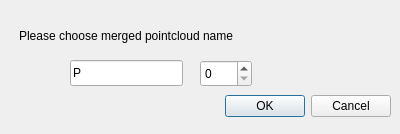
<?xml version="1.0" encoding="UTF-8"?>
<ui version="4.0">
 <class>MergeDialog</class>
 <widget class="QDialog" name="MergeDialog">
  <property name="geometry">
   <rect>
    <x>0</x>
    <y>0</y>
    <width>400</width>
    <height>134</height>
   </rect>
  </property>
  <property name="windowTitle">
   <string>Merge</string>
  </property>
  <widget class="QDialogButtonBox" name="buttonBox">
   <property name="geometry">
    <rect>
     <x>50</x>
     <y>90</y>
     <width>341</width>
     <height>32</height>
    </rect>
   </property>
   <property name="orientation">
    <enum>Qt::Horizontal</enum>
   </property>
   <property name="standardButtons">
    <set>QDialogButtonBox::Cancel|QDialogButtonBox::Ok</set>
   </property>
  </widget>
  <widget class="QLineEdit" name="Pname">
   <property name="geometry">
    <rect>
     <x>70</x>
     <y>60</y>
     <width>113</width>
     <height>26</height>
    </rect>
   </property>
   <property name="text">
    <string>P</string>
   </property>
  </widget>
  <widget class="QSpinBox" name="Pnumber">
   <property name="geometry">
    <rect>
     <x>200</x>
     <y>60</y>
     <width>52</width>
     <height>27</height>
    </rect>
   </property>
  </widget>
  <widget class="QLabel" name="label">
   <property name="geometry">
    <rect>
     <x>19</x>
     <y>20</y>
     <width>361</width>
     <height>31</height>
    </rect>
   </property>
   <property name="text">
    <string>Please choose merged pointcloud name</string>
   </property>
  </widget>
 </widget>
 <resources/>
 <connections>
  <connection>
   <sender>buttonBox</sender>
   <signal>accepted()</signal>
   <receiver>MergeDialog</receiver>
   <slot>accept()</slot>
   <hints>
    <hint type="sourcelabel">
     <x>248</x>
     <y>254</y>
    </hint>
    <hint type="destinationlabel">
     <x>157</x>
     <y>274</y>
    </hint>
   </hints>
  </connection>
  <connection>
   <sender>buttonBox</sender>
   <signal>rejected()</signal>
   <receiver>MergeDialog</receiver>
   <slot>reject()</slot>
   <hints>
    <hint type="sourcelabel">
     <x>316</x>
     <y>260</y>
    </hint>
    <hint type="destinationlabel">
     <x>286</x>
     <y>274</y>
    </hint>
   </hints>
  </connection>
 </connections>
</ui>
